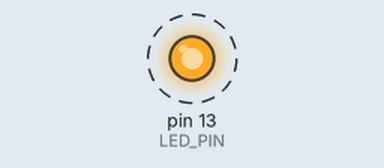
Recording of a sketch running on a simulated Arduino Uno, built with avr-gcc and run on an emulated ATmega328P. Shown: output pins drawn as LEDs (lit = HIGH). Dashed ring = blinking.

Above: at 0.2 s.
Timing chart, 0 to 3.0 s (numbered marks = the images above):
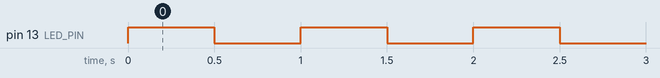

Measured:
- by itself, pin 13 (LED_PIN): alternates HIGH for 0.50 s and LOW for 0.50 s

The sketch:

01_blink.ino
```cpp
/*
 * 01_blink.ino - Parpadeo del LED integrado
 * Monitoria: Instalacion y manejo de Arduino - Intro. Ing. Electronica (UNAL)
 * Placa: Arduino UNO R3
 * Concepto: estructura setup()/loop(), pinMode(), digitalWrite(), delay()
 * Montaje: ninguno, el LED "L" ya esta conectado a D13 en la placa
 */

const uint8_t LED_PIN = LED_BUILTIN;   // D13 en el UNO R3
const uint16_t PERIODO_MS = 500;       // 500 ms encendido + 500 ms apagado = 1 Hz

void setup() {
    pinMode(LED_PIN, OUTPUT);          // el pin pasa a ser salida
}

void loop() {
    digitalWrite(LED_PIN, HIGH);       // 5 V -> LED encendido
    delay(PERIODO_MS);
    digitalWrite(LED_PIN, LOW);        // 0 V -> LED apagado
    delay(PERIODO_MS);
}
```
